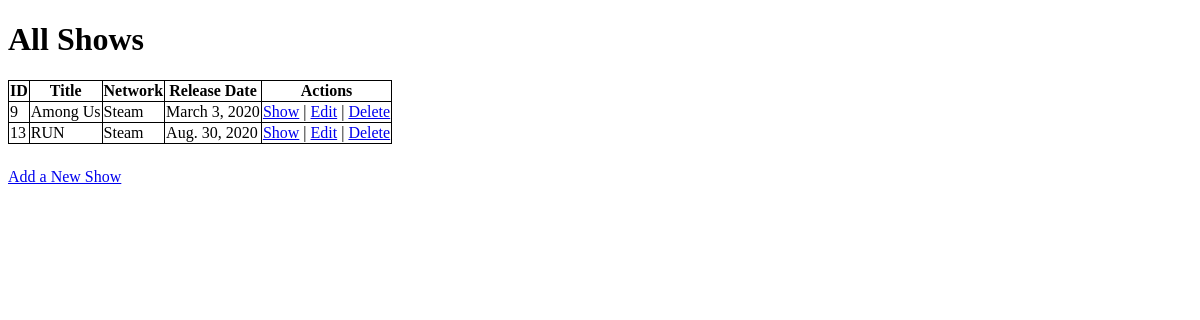
/shows, run on the app's committed database.
### semi_restful_tv_shows/models.py (models this page shows)
class Show(models.Model):
    title=models.CharField(max_length=45)
    network=models.CharField(max_length=45)
    release_date=models.DateField()
    description=models.TextField(default="Some Text")
    created_at=models.DateTimeField(auto_now_add=True)
    updated_at=models.DateTimeField(auto_now=True)
    objects= ShowManager()

### semi_restful_tv_shows/views.py (the view)
# urls.py: path('shows', views.shows),
def shows(request):
    context={
        'all_shows': Show.objects.all()
    }
    return render(request, 'index.html', context)

### semi_restful_tv_shows/templates/index.html (shortened to what this page needs)
<!DOCTYPE html>
<html lang="en">
    <head>
        {% load static %}
        <link rel="stylesheet" href="{% static 'css/index.css' %}">
    </head>
    <body>
        <div id="wrapper">
            <h1 id="header">All Shows</h1>
            <table>
                <tr>
                    <th>ID</th>
                    <th>Title</th>
                    <th>Network</th>
                    <th>Release Date</th>
                    <th>Actions</th>
                </tr>
                {% for shows in all_shows %}
                <tr>
                    <td>{{shows.id}}</td>
                    <td>{{shows.title}}</td>
                    <td>{{shows.network}}</td>
                    <td>{{shows.release_date}}</td>
                    <td><a href="/shows/{{shows.id}}">Show</a> | <a href="/shows/{{shows.id}}/edit">Edit</a> | <a href="/shows/{{shows.id}}/destroy">Delete</a></td>
                </tr>
                {% endfor %}
            </table>
            <a href="shows/new">Add a New Show</a>
        </div>
    </body>
</html>

### semi_restful_tv_shows/static/css/index.css (style rules this page uses)
table, th, td { border: 1px solid black; border-collapse: collapse; }
table { width: auto; margin-bottom: 2%; }
table td { margin: 2%; }
table th { margin: 2%; }

### data on the page
Show: id "9", title "Among Us", network "Steam", release_date "March 3, 2020"
Show: id "13", title "RUN", network "Steam", release_date "Aug. 30, 2020"
